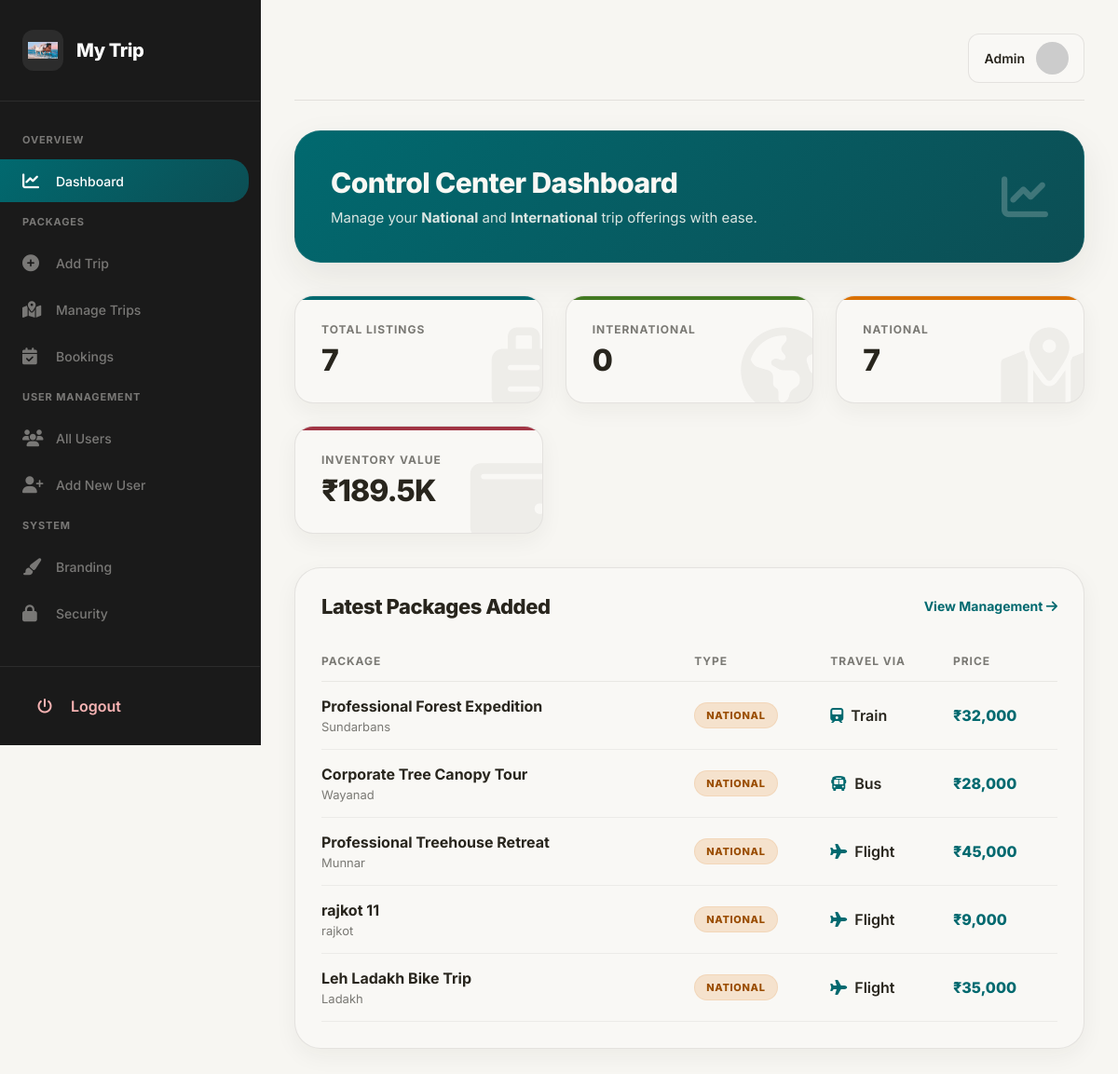
Screenshot of /admin/dashboard.php with the database file from the repository.
### tables this page shows
CREATE TABLE `settings` (
  `id` int(11) NOT NULL DEFAULT 1,
  `site_name` varchar(255) DEFAULT 'MyTrip',
  `logo` varchar(255) DEFAULT 'logo.png',
  `updated_at` timestamp NOT NULL DEFAULT current_timestamp() ON UPDATE current_timestamp(),
  PRIMARY KEY (`id`)
);

CREATE TABLE `packages` (
  `id` int(11) NOT NULL AUTO_INCREMENT,
  `title` varchar(255) NOT NULL,
  `location` varchar(100) NOT NULL,
  `category` enum('National','International') NOT NULL DEFAULT 'National',
  `travel_mode` varchar(50) NOT NULL DEFAULT 'Flight',
  `price` decimal(10,2) NOT NULL,
  `duration` varchar(50) NOT NULL,
  `description` text DEFAULT NULL,
  `image_url` varchar(255) DEFAULT NULL,
  PRIMARY KEY (`id`)
);

### admin/dashboard.php (the view, shortened to what this page needs)
<?php
include 'header.php';
$total_res = $conn->query("SELECT COUNT(*) as total FROM packages");
$total_trips = $total_res->fetch_assoc()['total'];
$intl_res = $conn->query("SELECT COUNT(*) as total FROM packages WHERE category='International'");
$intl_trips = $intl_res->fetch_assoc()['total'];
$nat_res = $conn->query("SELECT COUNT(*) as total FROM packages WHERE category='National'");
$nat_trips = $nat_res->fetch_assoc()['total'];
$price_res = $conn->query("SELECT SUM(price) as total_val FROM packages");
$total_value = $price_res->fetch_assoc()['total_val'];
?>
<div class="welcome-card">
    <div class="welcome-flex" style="display: flex; justify-content: space-between; align-items: center;">
        <div>
            <h1>Control Center Dashboard</h1>
            <p>Manage your <b>National</b> and <b>International</b> trip offerings with ease.</p>
        </div>
        <i class="fas fa-chart-line" style="font-size: 50px; opacity: 0.22;"></i>
    </div>
</div>
<div class="dashboard-grid">
    <div class="stat-card total">
        <i class="fas fa-suitcase-rolling bg-icon"></i>
        <span class="stat-label">Total Listings</span>
        <div class="stat-number"><?php echo $total_trips; ?></div>
    </div>
    <div class="stat-card international">
        <i class="fas fa-globe-americas bg-icon"></i>
        <span class="stat-label">International</span>
        <div class="stat-number"><?php echo $intl_trips; ?></div>
    </div>
    <div class="stat-card national">
        <i class="fas fa-map-marked-alt bg-icon"></i>
        <span class="stat-label">National</span>
        <div class="stat-number"><?php echo $nat_trips; ?></div>
    </div>
    <div class="stat-card value">
        <i class="fas fa-wallet bg-icon"></i>
        <span class="stat-label">Inventory Value</span>
        <div class="stat-number">₹<?php echo number_format($total_value / 1000, 1); ?>K</div>
    </div>
</div>
<div class="activity-section">
    <div class="activity-header">
        <h3>Latest Packages Added</h3>
        <a href="manage_packages.php">View Management <i class="fas fa-arrow-right"></i></a>
    </div>
    <div class="table-wrap">
        <table>
            <thead>
                <tr>
                    <th>Package</th>
                    <th>Type</th>
                    <th>Travel Via</th>
                    <th>Price</th>
                </tr>
            </thead>
            <tbody>
                <?php
                $query = "SELECT * FROM packages ORDER BY id DESC LIMIT 5";
                $recent = $conn->query($query);
                while($row = $recent->fetch_assoc()):
                    $mode = $row['travel_mode'];
                    $mode_icon = ($mode == 'Flight') ? 'fa-plane' : (($mode == 'Train') ? 'fa-train' : 'fa-bus');
                ?>
                <tr>
                    <td>
                        <div class="package-title"><?php echo $row['title']; ?></div>
                        <div class="package-location"><?php echo $row['location']; ?></div>
                    </td>
                    <td>
                        <span class="badge <?php echo ($row['category'] == 'International') ? 'badge-intl' : 'badge-nat'; ?>">
                            <?php echo $row['category']; ?>
                        </span>
                    </td>
                    <td>
                        <div class="travel-mode">
                            <i class="fas <?php echo $mode_icon; ?>"></i>
                            <?php echo $mode; ?>
                        </div>
                    </td>
                    <td>
                        <div class="price-text">₹<?php echo number_format($row['price']); ?></div>
                    </td>
                </tr>
                <?php endwhile; ?>
            </tbody>
        </table>
    </div>
</div>
<?php include 'footer.php'; ?>

### admin/header.php (shortened to what this page needs)
<?php
include 'db.php';
$settings_query = $conn->query("SELECT * FROM settings WHERE id = 1");
$settings = $settings_query->fetch_assoc();
$site_logo = (!empty($settings['logo'])) ? $settings['logo'] : 'logo.png';
$site_name = (!empty($settings['site_name'])) ? $settings['site_name'] : 'Travel Admin';
function isActive($page) {
    return (basename($_SERVER['PHP_SELF']) == $page) ? 'active' : '';
}
?>
<!DOCTYPE html>
<html lang="en">
<head>
    <link rel="stylesheet" href="https://cdnjs.cloudflare.com/ajax/libs/font-awesome/6.4.0/css/all.min.css">
</head>
<body>
<nav class="sidebar">
    <a href="dashboard.php" class="sidebar-brand">
        <img src="uploads/<?php echo $site_logo; ?>" alt="Logo" class="brand-logo">
        <span class="brand-name"><?php echo $site_name; ?></span>
    </a>
    <ul class="sidebar-menu">
        <li class="sidebar-divider-label">Overview</li>
        <li>
            <a href="dashboard.php" class="<?php echo isActive('dashboard.php'); ?>">
                <i class="fas fa-chart-line"></i> Dashboard
            </a>
        </li>
        <li class="sidebar-divider-label">Packages</li>
        <li>
            <a href="add_package.php" class="<?php echo isActive('add_package.php'); ?>">
                <i class="fas fa-plus-circle"></i> Add Trip
            </a>
        </li>
        <li>
            <a href="manage_packages.php" class="<?php echo isActive('manage_packages.php'); ?>">
                <i class="fas fa-map-marked-alt"></i> Manage Trips
            </a>
        </li>
        <li>
            <a href="bookings.php" class="<?php echo isActive('bookings.php'); ?>">
                <i class="fas fa-calendar-check"></i> Bookings
            </a>
        </li>
        <li class="sidebar-divider-label">User Management</li>
        <li>
            <a href="users.php" class="<?php echo isActive('users.php'); ?>">
                <i class="fas fa-users"></i> All Users
            </a>
        </li>
        <li>
            <a href="add_user.php" class="<?php echo isActive('add_user.php'); ?>">
                <i class="fas fa-user-plus"></i> Add New User
            </a>
        </li>
        <li class="sidebar-divider-label">System</li>
        <li>
            <a href="settings.php" class="<?php echo isActive('settings.php'); ?>">
                <i class="fas fa-paint-brush"></i> Branding
            </a>
        </li>
        <li>
            <a href="change_password.php" class="<?php echo isActive('change_password.php'); ?>">
                <i class="fas fa-lock"></i> Security
            </a>
        </li>
    </ul>
    <div class="logout-section">
        <a href="logout.php" class="logout-link">
            <i class="fas fa-power-off" style="width: 22px; margin-right: 14px;"></i> Logout
        </a>
    </div>
</nav>
<main class="main-wrapper">
    <div class="top-navbar">
        <a href="profile.php" class="user-profile-nav">
            <span style="font-size: 14px; font-weight: 600;">Admin</span>
            <img src="https://ui-avatars.com/api/?name=Admin&background=01696f&color=fff&size=40&bold=true" class="nav-avatar">
        </a>
    </div>

### admin/header.php (style rules this page uses)
:root { --bg: #f7f6f2; --surface: #f9f8f5; --surface-2: #ffffff; --surface-soft: #f1ede7; --border: rgba(40, 37, 29, 0.10); --text: #28251d; --text-muted: #7a7974; --primary: #01696f; --primary-hover: #0c4e54; --primary-soft: #d8e8e7; --radius-xl: 28px; --transition: 0.3s ease; --sidebar-width: 280px; --sidebar-bg: #1a1a1a; --sidebar-text-muted: #797876; --sidebar-border: rgba(255, 255, 255, 0.08); }
* { box-sizing: border-box; margin: 0; padding: 0; }
a { text-decoration: none !important; color: inherit; outline: none; }
body { font-family: 'Inter', sans-serif; background: var(--bg); color: var(--text); min-height: 100vh; }
.sidebar { width: var(--sidebar-width); background: var(--sidebar-bg); height: 100vh; position: fixed; left: 0; top: 0; display: flex; flex-direction: column; z-index: 1000; border-right: 1px solid var(--border); }
.sidebar-brand { padding: 32px 24px; display: flex; align-items: center; gap: 14px; border-bottom: 1px solid var(--sidebar-border); }
.brand-logo { width: 44px; height: 44px; object-fit: contain; border-radius: 12px; background: rgba(255, 255, 255, 0.08); padding: 6px; }
.brand-name { font-size: 20px; font-weight: 800; color: white; letter-spacing: -0.02em; }
.sidebar-menu { flex: 1; list-style: none; padding: 24px 0; overflow-y: auto; }
.sidebar-menu li { margin-bottom: 4px; }
.sidebar-menu a { display: flex; align-items: center; padding: 14px 24px; color: var(--sidebar-text-muted); border-radius: 0 20px 20px 0; font-weight: 500; font-size: 14px; transition: all var(--transition); margin-right: 12px; }
.sidebar-menu a i { width: 22px; font-size: 18px; margin-right: 14px; }
.sidebar-menu a.active { background: linear-gradient(135deg, var(--primary), var(--primary-hover)); color: white; }
.sidebar-divider-label { padding: 10px 24px; font-size: 11px; color: var(--sidebar-text-muted); text-transform: uppercase; font-weight: 700; letter-spacing: 0.08em; }
.logout-section { padding: 20px 24px; border-top: 1px solid var(--sidebar-border); }
.logout-link { display: flex; align-items: center; color: #f8b4b4 !important; font-weight: 600; padding: 12px 16px; border-radius: 12px; transition: all var(--transition); }
.main-wrapper { margin-left: var(--sidebar-width); width: calc(100vw - var(--sidebar-width)); min-height: 100vh; padding: 36px; }
.top-navbar { display: flex; justify-content: flex-end; align-items: center; margin-bottom: 32px; padding-bottom: 18px; border-bottom: 1px solid var(--border); }
.user-profile-nav { display: flex; align-items: center; gap: 12px; padding: 8px 16px; border-radius: 12px; border: 1px solid var(--border); background: var(--surface); transition: var(--transition); }
.nav-avatar { width: 35px; height: 35px; border-radius: 50%; object-fit: cover; }

### rows the page displays
settings: logo (picture), site_name "My Trip"
packages: title "Professional Forest Expedition", location "Sundarbans", category "NATIONAL", travel_mode "Train", price "32,000"
packages: title "Corporate Tree Canopy Tour", location "Wayanad", category "NATIONAL", travel_mode "Bus", price "28,000"
packages: title "Professional Treehouse Retreat", location "Munnar", category "NATIONAL", travel_mode "Flight", price "45,000"
packages: title "rajkot 11", location "rajkot", category "NATIONAL", travel_mode "Flight", price "9,000"
packages: title "Leh Ladakh Bike Trip", location "Ladakh", category "NATIONAL", travel_mode "Flight", price "35,000"

### other values shown
$total_trips "7"
$intl_trips "0"
$nat_trips "7"
$total_value / 1000 "189.5"
